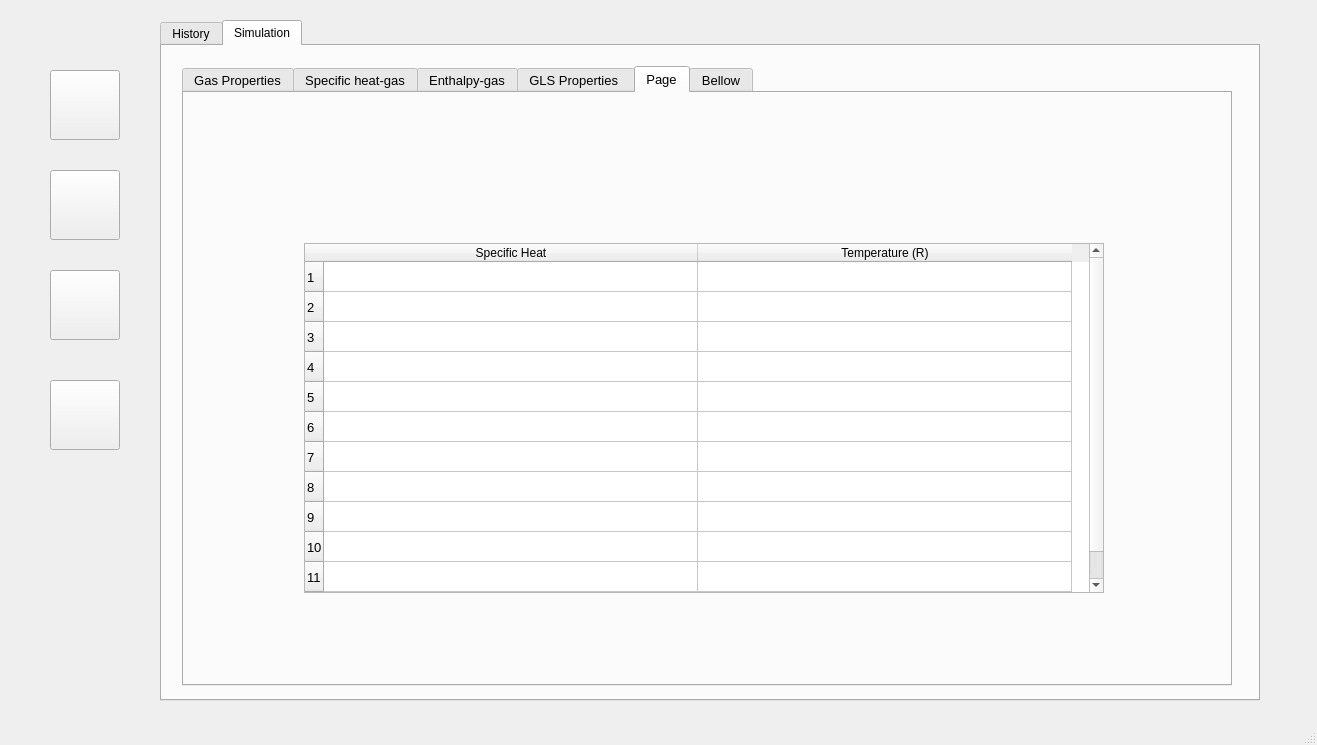
<?xml version="1.0" encoding="UTF-8"?>
<ui version="4.0">
 <class>MainWindow</class>
 <widget class="QMainWindow" name="MainWindow">
  <property name="geometry">
   <rect>
    <x>0</x>
    <y>0</y>
    <width>1317</width>
    <height>745</height>
   </rect>
  </property>
  <property name="windowTitle">
   <string>MainWindow</string>
  </property>
  <widget class="QWidget" name="centralwidget">
   <widget class="QPushButton" name="pushButton">
    <property name="geometry">
     <rect>
      <x>50</x>
      <y>70</y>
      <width>70</width>
      <height>70</height>
     </rect>
    </property>
    <property name="text">
     <string/>
    </property>
    <property name="icon">
     <iconset>
      <normaloff>icon/History.jpg</normaloff>icon/History.jpg</iconset>
    </property>
    <property name="iconSize">
     <size>
      <width>70</width>
      <height>70</height>
     </size>
    </property>
   </widget>
   <widget class="QPushButton" name="pushButton_2">
    <property name="geometry">
     <rect>
      <x>50</x>
      <y>170</y>
      <width>70</width>
      <height>70</height>
     </rect>
    </property>
    <property name="text">
     <string/>
    </property>
    <property name="icon">
     <iconset>
      <normaloff>icon/simolation.png</normaloff>icon/simolation.png</iconset>
    </property>
    <property name="iconSize">
     <size>
      <width>70</width>
      <height>70</height>
     </size>
    </property>
   </widget>
   <widget class="QPushButton" name="pushButton_3">
    <property name="geometry">
     <rect>
      <x>50</x>
      <y>270</y>
      <width>70</width>
      <height>70</height>
     </rect>
    </property>
    <property name="text">
     <string/>
    </property>
    <property name="icon">
     <iconset>
      <normaloff>icon/setting.png</normaloff>icon/setting.png</iconset>
    </property>
    <property name="iconSize">
     <size>
      <width>70</width>
      <height>70</height>
     </size>
    </property>
   </widget>
   <widget class="QPushButton" name="pushButton_4">
    <property name="geometry">
     <rect>
      <x>50</x>
      <y>380</y>
      <width>70</width>
      <height>70</height>
     </rect>
    </property>
    <property name="text">
     <string/>
    </property>
    <property name="icon">
     <iconset>
      <normaloff>icon/theme.png</normaloff>icon/theme.png</iconset>
    </property>
    <property name="iconSize">
     <size>
      <width>70</width>
      <height>70</height>
     </size>
    </property>
    <property name="checkable">
     <bool>false</bool>
    </property>
   </widget>
   <widget class="QTabWidget" name="tabWidget">
    <property name="geometry">
     <rect>
      <x>160</x>
      <y>20</y>
      <width>1100</width>
      <height>681</height>
     </rect>
    </property>
    <property name="currentIndex">
     <number>1</number>
    </property>
    <widget class="QWidget" name="tab">
     <attribute name="title">
      <string>History</string>
     </attribute>
     <widget class="QTableWidget" name="tableWidget">
      <property name="geometry">
       <rect>
        <x>100</x>
        <y>190</y>
        <width>900</width>
        <height>371</height>
       </rect>
      </property>
      <property name="lineWidth">
       <number>1</number>
      </property>
      <property name="autoScrollMargin">
       <number>16</number>
      </property>
      <property name="showGrid">
       <bool>true</bool>
      </property>
      <property name="gridStyle">
       <enum>Qt::DashLine</enum>
      </property>
      <property name="sortingEnabled">
       <bool>false</bool>
      </property>
      <property name="wordWrap">
       <bool>true</bool>
      </property>
      <property name="cornerButtonEnabled">
       <bool>true</bool>
      </property>
      <property name="rowCount">
       <number>10</number>
      </property>
      <property name="columnCount">
       <number>2</number>
      </property>
      <attribute name="horizontalHeaderVisible">
       <bool>false</bool>
      </attribute>
      <attribute name="horizontalHeaderCascadingSectionResizes">
       <bool>false</bool>
      </attribute>
      <attribute name="horizontalHeaderDefaultSectionSize">
       <number>450</number>
      </attribute>
      <attribute name="horizontalHeaderShowSortIndicator" stdset="0">
       <bool>false</bool>
      </attribute>
      <row/>
      <row/>
      <row/>
      <row/>
      <row/>
      <row/>
      <row/>
      <row/>
      <row/>
      <row/>
      <column>
       <property name="text">
        <string>File</string>
       </property>
       <property name="textAlignment">
        <set>AlignCenter</set>
       </property>
      </column>
      <column>
       <property name="text">
        <string>Date</string>
       </property>
      </column>
     </widget>
     <widget class="QLabel" name="label">
      <property name="geometry">
       <rect>
        <x>100</x>
        <y>130</y>
        <width>271</width>
        <height>41</height>
       </rect>
      </property>
      <property name="font">
       <font>
        <family>MS Shell Dlg 2</family>
        <pointsize>12</pointsize>
        <weight>3</weight>
        <italic>false</italic>
        <bold>false</bold>
       </font>
      </property>
      <property name="styleSheet">
       <string notr="true">font: 25 12pt &quot;MS Shell Dlg 2&quot;;</string>
      </property>
      <property name="text">
       <string>Recent WorkSpace :</string>
      </property>
     </widget>
    </widget>
    <widget class="QWidget" name="Simulation">
     <attribute name="title">
      <string>Simulation</string>
     </attribute>
     <widget class="QTabWidget" name="tabWidget_2">
      <property name="geometry">
       <rect>
        <x>20</x>
        <y>20</y>
        <width>1050</width>
        <height>620</height>
       </rect>
      </property>
      <property name="font">
       <font>
        <pointsize>10</pointsize>
        <weight>50</weight>
        <bold>false</bold>
       </font>
      </property>
      <property name="tabPosition">
       <enum>QTabWidget::North</enum>
      </property>
      <property name="currentIndex">
       <number>4</number>
      </property>
      <widget class="QWidget" name="tab_3">
       <attribute name="title">
        <string>Gas Properties</string>
       </attribute>
       <widget class="QLabel" name="label_2">
        <property name="geometry">
         <rect>
          <x>20</x>
          <y>80</y>
          <width>281</width>
          <height>30</height>
         </rect>
        </property>
        <property name="text">
         <string>The number of types of injected gas :</string>
        </property>
       </widget>
       <widget class="QLineEdit" name="lineEdit">
        <property name="geometry">
         <rect>
          <x>330</x>
          <y>80</y>
          <width>100</width>
          <height>30</height>
         </rect>
        </property>
       </widget>
       <widget class="QPushButton" name="pushButton_5">
        <property name="geometry">
         <rect>
          <x>790</x>
          <y>440</y>
          <width>131</width>
          <height>28</height>
         </rect>
        </property>
        <property name="text">
         <string>OK</string>
        </property>
       </widget>
       <widget class="QTableWidget" name="tableWidget_2">
        <property name="geometry">
         <rect>
          <x>20</x>
          <y>160</y>
          <width>901</width>
          <height>271</height>
         </rect>
        </property>
        <property name="rowCount">
         <number>7</number>
        </property>
        <attribute name="horizontalHeaderDefaultSectionSize">
         <number>160</number>
        </attribute>
        <row/>
        <row/>
        <row/>
        <row/>
        <row/>
        <row/>
        <row/>
        <column>
         <property name="text">
          <string>Molecular Weight</string>
         </property>
        </column>
        <column>
         <property name="text">
          <string>Mole fraction</string>
         </property>
        </column>
        <column>
         <property name="text">
          <string>Gas constant</string>
         </property>
        </column>
        <column>
         <property name="text">
          <string>Enthalpy of formation</string>
         </property>
        </column>
        <column>
         <property name="text">
          <string>Constant A</string>
         </property>
        </column>
        <column>
         <property name="text">
          <string>Constant B</string>
         </property>
        </column>
        <column>
         <property name="text">
          <string>Constant C</string>
         </property>
        </column>
       </widget>
      </widget>
      <widget class="QWidget" name="tab_4">
       <attribute name="title">
        <string>Specific heat-gas</string>
       </attribute>
       <widget class="QTableWidget" name="tableWidget_3">
        <property name="geometry">
         <rect>
          <x>120</x>
          <y>150</y>
          <width>800</width>
          <height>350</height>
         </rect>
        </property>
        <property name="rowCount">
         <number>12</number>
        </property>
        <attribute name="horizontalHeaderDefaultSectionSize">
         <number>374</number>
        </attribute>
        <row/>
        <row/>
        <row/>
        <row/>
        <row/>
        <row/>
        <row/>
        <row/>
        <row/>
        <row/>
        <row/>
        <row/>
        <column>
         <property name="text">
          <string>Specific Heat</string>
         </property>
        </column>
        <column>
         <property name="text">
          <string>Temperature (R)</string>
         </property>
        </column>
       </widget>
       <widget class="QPushButton" name="pushButton_6">
        <property name="geometry">
         <rect>
          <x>800</x>
          <y>510</y>
          <width>121</width>
          <height>31</height>
         </rect>
        </property>
        <property name="text">
         <string>OK</string>
        </property>
       </widget>
      </widget>
      <widget class="QWidget" name="tab_5">
       <attribute name="title">
        <string>Enthalpy-gas</string>
       </attribute>
       <widget class="QTableWidget" name="tableWidget_4">
        <property name="geometry">
         <rect>
          <x>120</x>
          <y>150</y>
          <width>800</width>
          <height>350</height>
         </rect>
        </property>
        <property name="rowCount">
         <number>12</number>
        </property>
        <attribute name="horizontalHeaderDefaultSectionSize">
         <number>374</number>
        </attribute>
        <row/>
        <row/>
        <row/>
        <row/>
        <row/>
        <row/>
        <row/>
        <row/>
        <row/>
        <row/>
        <row/>
        <row/>
        <column>
         <property name="text">
          <string>Specific Enthalpy</string>
         </property>
        </column>
        <column>
         <property name="text">
          <string>Temperature (R)</string>
         </property>
        </column>
       </widget>
       <widget class="QPushButton" name="pushButton_7">
        <property name="geometry">
         <rect>
          <x>800</x>
          <y>510</y>
          <width>121</width>
          <height>31</height>
         </rect>
        </property>
        <property name="text">
         <string>OK</string>
        </property>
       </widget>
      </widget>
      <widget class="QWidget" name="tab_6">
       <attribute name="title">
        <string>GLS Properties </string>
       </attribute>
       <widget class="QLabel" name="label_3">
        <property name="geometry">
         <rect>
          <x>35</x>
          <y>120</y>
          <width>231</width>
          <height>30</height>
         </rect>
        </property>
        <property name="text">
         <string>Environment Temperature(R) :</string>
        </property>
       </widget>
       <widget class="QLineEdit" name="lineEdit_2">
        <property name="geometry">
         <rect>
          <x>385</x>
          <y>120</y>
          <width>113</width>
          <height>28</height>
         </rect>
        </property>
       </widget>
       <widget class="QLineEdit" name="lineEdit_3">
        <property name="geometry">
         <rect>
          <x>385</x>
          <y>180</y>
          <width>113</width>
          <height>28</height>
         </rect>
        </property>
       </widget>
       <widget class="QLabel" name="label_4">
        <property name="geometry">
         <rect>
          <x>35</x>
          <y>180</y>
          <width>231</width>
          <height>30</height>
         </rect>
        </property>
        <property name="text">
         <string>Environment Pressure(Psig) :</string>
        </property>
       </widget>
       <widget class="QLineEdit" name="lineEdit_4">
        <property name="geometry">
         <rect>
          <x>385</x>
          <y>240</y>
          <width>113</width>
          <height>28</height>
         </rect>
        </property>
       </widget>
       <widget class="QLabel" name="label_5">
        <property name="geometry">
         <rect>
          <x>35</x>
          <y>240</y>
          <width>321</width>
          <height>30</height>
         </rect>
        </property>
        <property name="text">
         <string>Installation height of operating valve(Mft) : </string>
        </property>
       </widget>
       <widget class="QLineEdit" name="lineEdit_5">
        <property name="geometry">
         <rect>
          <x>385</x>
          <y>300</y>
          <width>113</width>
          <height>28</height>
         </rect>
        </property>
       </widget>
       <widget class="QLabel" name="label_6">
        <property name="geometry">
         <rect>
          <x>35</x>
          <y>300</y>
          <width>231</width>
          <height>30</height>
         </rect>
        </property>
        <property name="text">
         <string>Bellows Pressure(Psig) :</string>
        </property>
       </widget>
       <widget class="QLineEdit" name="lineEdit_6">
        <property name="geometry">
         <rect>
          <x>385</x>
          <y>360</y>
          <width>113</width>
          <height>28</height>
         </rect>
        </property>
       </widget>
       <widget class="QLabel" name="label_7">
        <property name="geometry">
         <rect>
          <x>35</x>
          <y>360</y>
          <width>231</width>
          <height>30</height>
         </rect>
        </property>
        <property name="text">
         <string>Fenrit Bellows tension(Psig) :</string>
        </property>
       </widget>
       <widget class="QLineEdit" name="lineEdit_7">
        <property name="geometry">
         <rect>
          <x>390</x>
          <y>420</y>
          <width>113</width>
          <height>28</height>
         </rect>
        </property>
       </widget>
       <widget class="QLabel" name="label_8">
        <property name="geometry">
         <rect>
          <x>40</x>
          <y>420</y>
          <width>261</width>
          <height>30</height>
         </rect>
        </property>
        <property name="text">
         <string>Cross section of Bellows(in^2) :</string>
        </property>
       </widget>
       <widget class="QLineEdit" name="lineEdit_8">
        <property name="geometry">
         <rect>
          <x>390</x>
          <y>480</y>
          <width>113</width>
          <height>28</height>
         </rect>
        </property>
       </widget>
       <widget class="QLabel" name="label_9">
        <property name="geometry">
         <rect>
          <x>40</x>
          <y>480</y>
          <width>231</width>
          <height>30</height>
         </rect>
        </property>
        <property name="text">
         <string>Cross section of Pilot(in^2) :</string>
        </property>
       </widget>
       <widget class="QLineEdit" name="lineEdit_18">
        <property name="geometry">
         <rect>
          <x>890</x>
          <y>180</y>
          <width>113</width>
          <height>28</height>
         </rect>
        </property>
       </widget>
       <widget class="QLabel" name="label_19">
        <property name="geometry">
         <rect>
          <x>580</x>
          <y>180</y>
          <width>231</width>
          <height>30</height>
         </rect>
        </property>
        <property name="text">
         <string>API gravity :</string>
        </property>
       </widget>
       <widget class="QLineEdit" name="lineEdit_19">
        <property name="geometry">
         <rect>
          <x>890</x>
          <y>240</y>
          <width>113</width>
          <height>28</height>
         </rect>
        </property>
       </widget>
       <widget class="QLabel" name="label_20">
        <property name="geometry">
         <rect>
          <x>580</x>
          <y>240</y>
          <width>231</width>
          <height>30</height>
         </rect>
        </property>
        <property name="text">
         <string>Production tube(in) :</string>
        </property>
       </widget>
       <widget class="QLineEdit" name="lineEdit_20">
        <property name="geometry">
         <rect>
          <x>890</x>
          <y>300</y>
          <width>113</width>
          <height>28</height>
         </rect>
        </property>
       </widget>
       <widget class="QLabel" name="label_21">
        <property name="geometry">
         <rect>
          <x>580</x>
          <y>300</y>
          <width>180</width>
          <height>30</height>
         </rect>
        </property>
        <property name="text">
         <string>Orifice diameter(in) :</string>
        </property>
       </widget>
       <widget class="QLineEdit" name="lineEdit_21">
        <property name="geometry">
         <rect>
          <x>890</x>
          <y>390</y>
          <width>113</width>
          <height>28</height>
         </rect>
        </property>
       </widget>
       <widget class="QLabel" name="label_22">
        <property name="geometry">
         <rect>
          <x>580</x>
          <y>360</y>
          <width>281</width>
          <height>81</height>
         </rect>
        </property>
        <property name="text">
         <string>The angle of the axis of the production tube and the analos with the vertical axis :</string>
        </property>
        <property name="wordWrap">
         <bool>true</bool>
        </property>
       </widget>
       <widget class="QLineEdit" name="lineEdit_17">
        <property name="geometry">
         <rect>
          <x>890</x>
          <y>120</y>
          <width>113</width>
          <height>28</height>
         </rect>
        </property>
       </widget>
       <widget class="QLabel" name="label_18">
        <property name="geometry">
         <rect>
          <x>580</x>
          <y>120</y>
          <width>231</width>
          <height>30</height>
         </rect>
        </property>
        <property name="text">
         <string>Water cut :</string>
        </property>
       </widget>
      </widget>
      <widget class="QWidget" name="tab_2">
       <attribute name="title">
        <string>Page</string>
       </attribute>
       <widget class="QTableWidget" name="tableWidget_5">
        <property name="geometry">
         <rect>
          <x>120</x>
          <y>150</y>
          <width>800</width>
          <height>350</height>
         </rect>
        </property>
        <property name="rowCount">
         <number>12</number>
        </property>
        <attribute name="horizontalHeaderDefaultSectionSize">
         <number>374</number>
        </attribute>
        <row/>
        <row/>
        <row/>
        <row/>
        <row/>
        <row/>
        <row/>
        <row/>
        <row/>
        <row/>
        <row/>
        <row/>
        <column>
         <property name="text">
          <string>Specific Heat</string>
         </property>
        </column>
        <column>
         <property name="text">
          <string>Temperature (R)</string>
         </property>
        </column>
       </widget>
      </widget>
      <widget class="QWidget" name="tab_7">
       <attribute name="title">
        <string>Bellow</string>
       </attribute>
      </widget>
     </widget>
    </widget>
   </widget>
  </widget>
  <widget class="QMenuBar" name="menubar">
   <property name="geometry">
    <rect>
     <x>0</x>
     <y>0</y>
     <width>1317</width>
     <height>26</height>
    </rect>
   </property>
  </widget>
  <widget class="QStatusBar" name="statusbar"/>
 </widget>
 <resources>
  <include location="icon.qrc"/>
 </resources>
 <connections/>
</ui>
